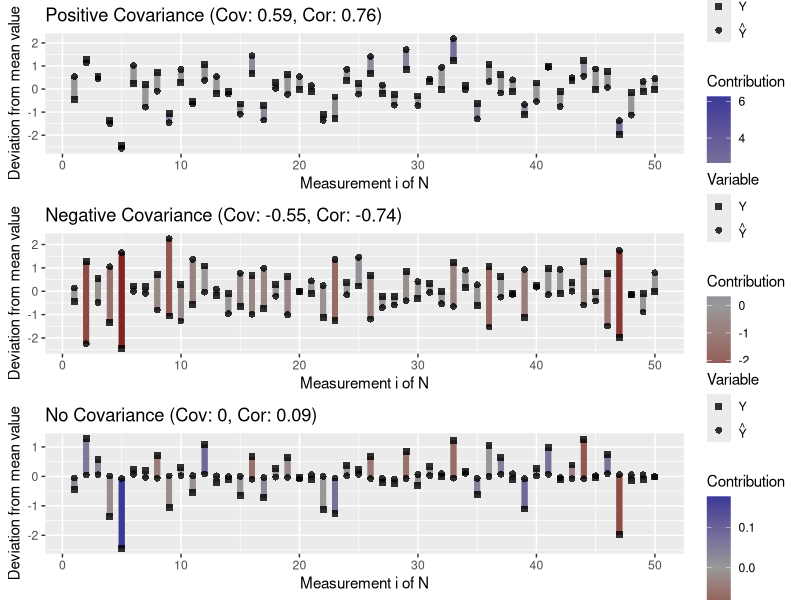
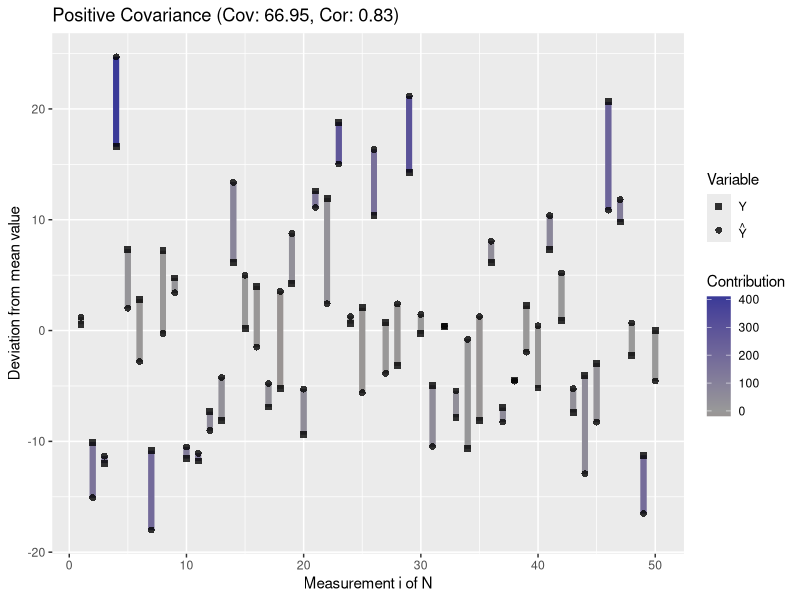
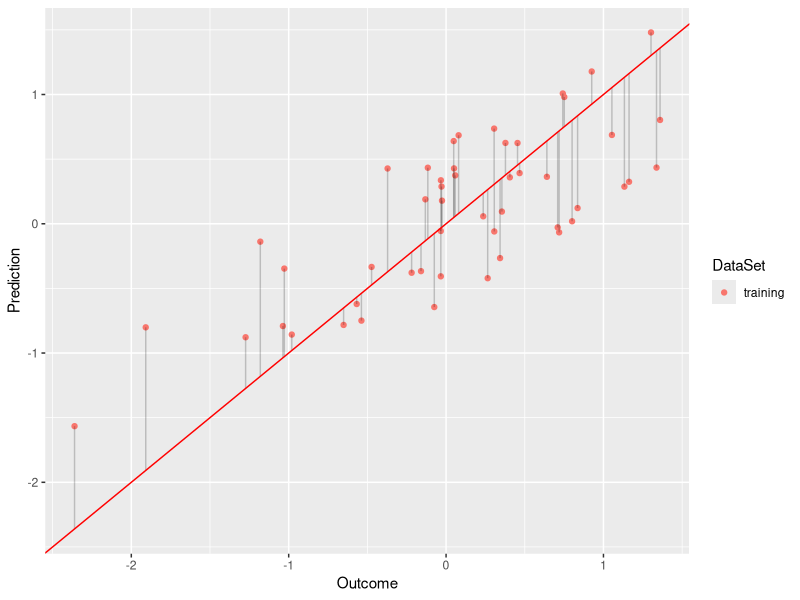
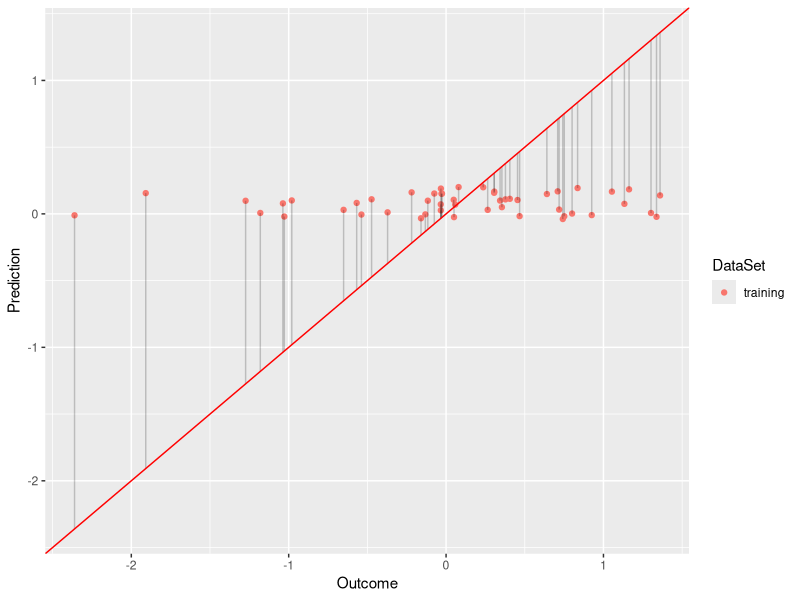
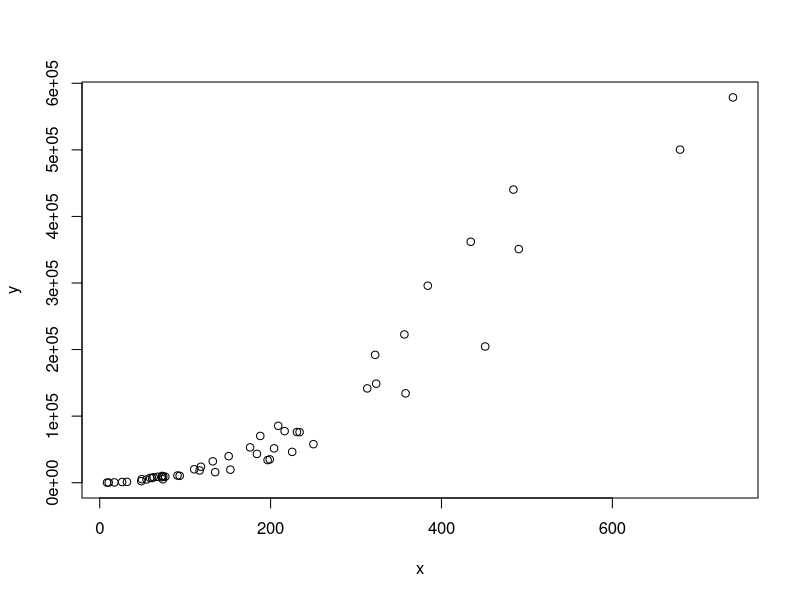

Write R code to recreate these figures, in order.
## ---- chunk 1
plot.mean.deviation <- function(y, y.hat, label) {
    means <- c(mean(y), mean(y.hat))
    y.deviation <- y - mean(y)
    y.hat.deviation <- y.hat - mean(y.hat)
    prod <- y.deviation * y.hat.deviation
    df <- data.frame("N" = c(seq_along(y), seq_along(y)), 
                     "Deviation" = c(y.deviation, y.hat.deviation),
                     "Variable" = c(rep("Y", length(y)), 
                                   rep("Y_Hat", length(y.hat))))
    pos.neg <- ifelse(sign(prod) >= 0, "Positive", "Negative")
    segment.df <- data.frame("N" = c(seq_along(y), seq_along(y)),
                             "Y" = y.deviation, "Yend" = y.hat.deviation,
                             "Sign" = pos.neg, "Contribution" = prod)
    library(ggplot2)
    covariance <- round(cov(y, y.hat), 2)
    correlation <- round(cor(y, y.hat), 2)
    title <- paste0(label, " (Cov: ", covariance, ", Cor: ", correlation, ")")
    ggplot() + 
        geom_segment(size = 2, data = segment.df, 
                    aes(x = N, xend = N, y = Y, yend = Yend, color = Contribution))  +
        geom_point(data = df, alpha = 0.8, size = 2,
                          aes(x = N, y = Deviation, shape = Variable)) +
            xlab("Measurement i of N") + ylab("Deviation from mean value") +
            ggtitle(title) +
     scale_color_gradient2(mid = "grey60") + 
     scale_shape_manual(values = 15:16, 
        label = c(expression(Y), expression(hat(Y))))
}
## ---- chunk 2
# covariance
set.seed(1501)
N <- 50
y <- rnorm(N)
set.seed(1001)
# high covariance: similar spread around mean
y.hat <- y + runif(N, -1, 1)
df.low <- data.frame(Y = y, Y_Hat = y.hat)
p1 <- plot.mean.deviation(y, y.hat, label = "Positive Covariance")
# negative covariance: contrasting spread around mean
y.mean <- mean(y)
noise <- rnorm(N, sd = 0.5)
y.hat <- y - 2 * (y - y.mean) + noise
p2 <- plot.mean.deviation(y, y.hat, "Negative Covariance")
# no covariance
y.hat <- runif(N, -0.1, 0.1)
df.no <- data.frame(Y = y, Y_Hat = y.hat)
p3 <- plot.mean.deviation(y, y.hat, "No Covariance")
library(gridExtra)
grid.arrange(p1, p2, p3, nrow = 3)
## ---- chunk 3
# high variance data
y <- rnorm(N, sd = 10)
y.hat <- y + runif(N, -10, 10)
plot.mean.deviation(y, y.hat, label = "Positive Covariance")
df.high <- data.frame(Y = y, Y_Hat = y.hat)
## ---- chunk 4
rsquared <- function(test.preds, test.labels) {
    return(round(cor(test.preds, test.labels)^2, 3))
}
plot.linear.model <- function(model, test.preds = NULL, test.labels = NULL, 
                            test.only = FALSE) {
    # ensure that model is interpreted as a GLM
    pred <- model$fitted.values
    obs <- model$model[,1]
    if (test.only) {
        # plot only the results for the test set
        plot.df <- NULL
        plot.res.df <- NULL
    } else {
        plot.df <- data.frame("Prediction" = pred, "Outcome" = obs, 
                                "DataSet" = "training")
        model.residuals <- obs - pred
        plot.res.df <- data.frame("x" = obs, "y" = pred, 
                        "x1" = obs, "y2" = pred + model.residuals,
                        "DataSet" = "training")
    }
    r.squared <- NULL
    if (!is.null(test.preds) && !is.null(test.labels)) {
        # store predicted points: 
        test.df <- data.frame("Prediction" = test.preds, 
                            "Outcome" = test.labels, "DataSet" = "test")
        # store residuals for predictions on the test data
        test.residuals <- test.labels - test.preds
        test.res.df <- data.frame("x" = test.labels, "y" = test.preds,
                        "x1" = test.labels, "y2" = test.preds + test.residuals,
                         "DataSet" = "test")
        # append to existing data
        plot.df <- rbind(plot.df, test.df)
        plot.res.df <- rbind(plot.res.df, test.res.df)
        # annotate model with R^2 value
        r.squared <- rsquared(test.preds, test.labels)
    }
    #######
    library(ggplot2)
    p <- ggplot() + 
        # plot training samples
        geom_point(data = plot.df, 
            aes(x = Outcome, y = Prediction, color = DataSet)) +
        # plot residuals
        geom_segment(data = plot.res.df, alpha = 0.2,
            aes(x = x, y = y, xend = x1, yend = y2, group = DataSet)) +
        # plot optimal regressor
        geom_abline(color = "red", slope = 1)
    if (!is.null(r.squared)) {
        # plot r squared of predictions
        max.val <- max(plot.df$Outcome, plot.df$Prediction)
        x.pos <- 0.2 * max.val
        y.pos <- 0.9 * max.val
        label <- paste0("R^2: ", r.squared)
        p <- p + annotate("text", x = x.pos, y = y.pos, label = label, size = 5)
    }
    return(p)
}
## ---- chunk 5
model <- lm(Y ~ Y_Hat, data = df.low)
plot.linear.model(model) 
model <- lm(Y ~ Y_Hat, data = df.no)
plot.linear.model(model)
## ---- chunk 6
x <- rexp(50,rate=0.005)  # exponential
y <- (x + 2.5)^2 * runif(50, min=0.8, max=2) # non-linear relationship with x
plot(x,y)	
## ---- chunk 7
df <- data.frame("x" = x, "y" = y)
model <- lm(x ~ y, data = df)
print(round(summary(model)$r.squared, 2))
## ---- chunk 8
# wide value range:
x <- seq(1,10,length.out = 100)
y <- 2 + 1.2*x + rnorm(100,0,sd = 0.9)
mod1 <- lm(y ~ x)
mse <- sum((fitted(mod1) - y)^2)/100 
print(summary(mod1)$r.squared)
print(mse)
# narrow value range
x <- seq(1,2,length.out = 100)
y <- 2 + 1.2*x + rnorm(100,0,sd = 0.9)
mod1 <- lm(y ~ x)
mse <- sum((fitted(mod1) - y)^2)/100 
print(summary(mod1)$r.squared)
print(mse)
